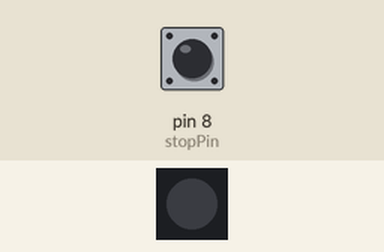
Recording of a sketch running on a simulated Arduino Uno, built with avr-gcc and run on an emulated ATmega328P. Shown: 1 RGB LEDs in strip order, left to right. The inputs (shaded band) are chosen by the test bench; at power-on: pin 8 (stopPin) HIGH. Dim RGB values are drawn brighter than linear; random numbers use the default seed unless the sketch sets one.

Above: at 4.2 s.
4.3 s: pin 8 (stopPin) pulled LOW for 3.2 s
At 8.2 s:
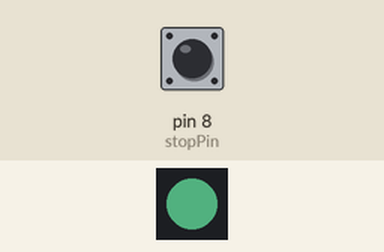
9.0 s: pin 8 (stopPin) pulled LOW for 0.35 s
At 9.15 s:
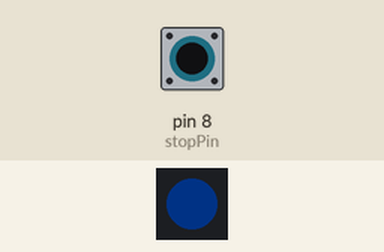
10.8 s: pin 8 (stopPin) pulled LOW for 1 s
At 10.96 s:
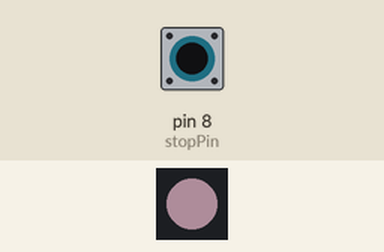
13.3 s: pin 8 (stopPin) pulled LOW for 0.35 s
At 14.4 s:
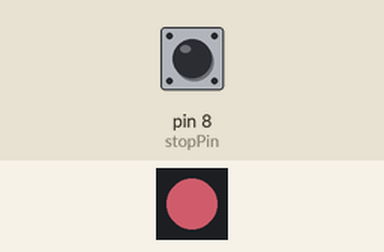
15.1 s: pin 8 (stopPin) pulled LOW for 1 s
At 16.3 s:
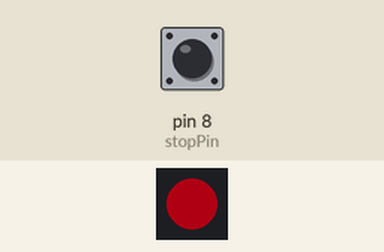
17.6 s: pin 8 (stopPin) pulled LOW for 3.2 s
At 18.46 s:
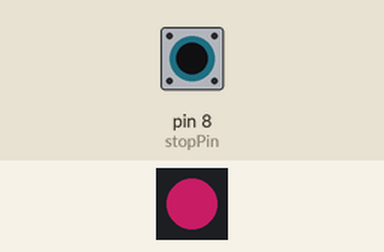
Timing chart, 0 to 22.2 s (numbered marks = the images above; inputs shaded):
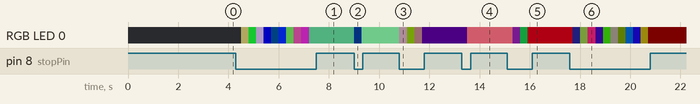

Measured:
- after the input at 4.3 s, RGB LED 0: off → RGB(57, 54, 31) after 0.20 s, → RGB(11, 103, 24) 0.30 s later, → RGB(83, 72, 93) 0.30 s later, → RGB(0, 1, 82) 0.30 s later, … (10 changes in this stretch)
- after the input at 9.0 s, RGB LED 0: RGB(26, 57, 41) → RGB(0, 3, 8) at once, → RGB(58, 104, 71) 0.30 s later
- after the input at 10.8 s, RGB LED 0: RGB(58, 104, 71) → RGB(52, 42, 46) at once, → RGB(27, 37, 2) 0.30 s later, → RGB(28, 19, 20) 0.30 s later, → RGB(4, 0, 7) 0.30 s later
- after the input at 13.3 s, RGB LED 0: RGB(4, 0, 7) → RGB(118, 52, 61) after 0.21 s
- after the input at 15.1 s, RGB LED 0: RGB(118, 52, 61) → RGB(14, 3, 17) after 0.21 s, → RGB(4, 34, 13) 0.30 s later, → RGB(54, 0, 6) 0.30 s later
- after the input at 17.6 s, RGB LED 0: RGB(54, 0, 6) → RGB(1, 1, 4) after 0.11 s, → RGB(22, 29, 11) 0.30 s later, → RGB(101, 14, 51) 0.30 s later, → RGB(7, 1, 20) 0.30 s later, … (11 changes in this stretch)

The sketch:

ws2812_single.ino
```cpp
#include <FastLED.h>

#define LED_PIN     5
#define NUM_LEDS    1
#define BRIGHTNESS  64
#define LED_TYPE    WS2812B
#define COLOR_ORDER GRB
CRGB leds[NUM_LEDS];

int stopPin=8;
uint8_t randHue=0;
uint8_t randSat=0;
uint8_t randVal=0;

void setup() {
    delay( 3000 ); // power-up safety delay
    FastLED.addLeds<LED_TYPE, LED_PIN, COLOR_ORDER>(leds, NUM_LEDS).setCorrection( TypicalLEDStrip );
    pinMode(stopPin,INPUT);
}

void loop(){
  if(digitalRead(stopPin)==LOW)
  {
    randHue=random(50,250);
    randSat=random(25,255);
    randVal=random(20,200);
    leds[0]=CHSV(randHue,randSat,randVal);
    FastLED.show();
    FastLED.delay(100);
  }
  else
  {
    delay(100);
  }
    delay(200);
}
```
